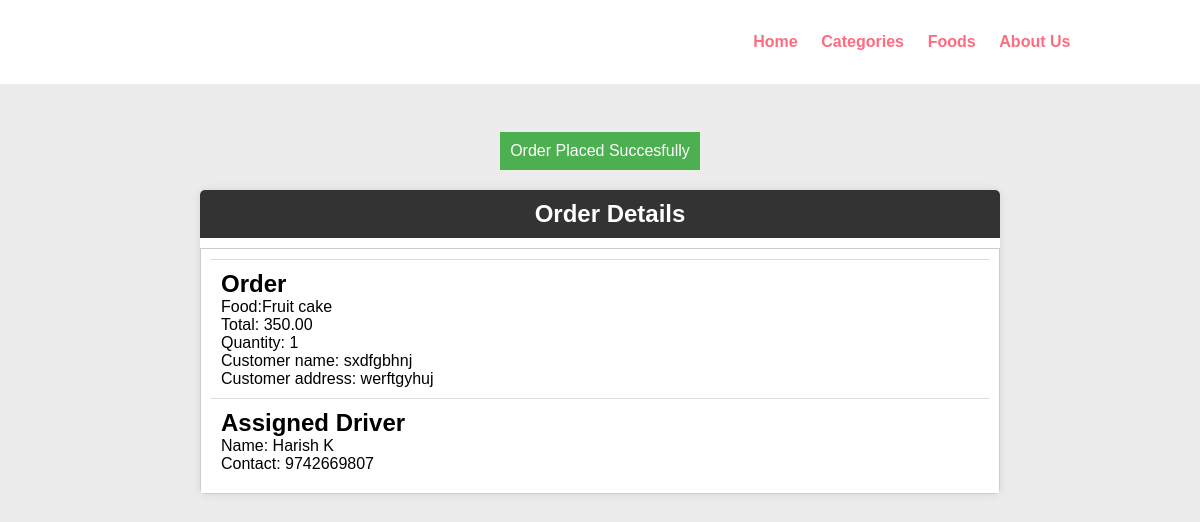
/receipt.php?assignment_id=30, run on the app's committed database.
### tables this page shows
CREATE TABLE `assignment` (
  `assignment_id` int(10) UNSIGNED NOT NULL,
  `order_id` int(10) UNSIGNED NOT NULL,
  `driver_id` int(10) UNSIGNED NOT NULL
);

CREATE TABLE `tbl_order` (
  `order_id` int(10) UNSIGNED NOT NULL,
  `food` varchar(150) NOT NULL,
  `price` decimal(10,2) NOT NULL,
  `qty` int(11) NOT NULL,
  `total` decimal(10,2) NOT NULL,
  `order_date` datetime NOT NULL,
  `status` varchar(50) NOT NULL,
  `customer_name` varchar(150) NOT NULL,
  `customer_contact` varchar(20) NOT NULL,
  `customer_email` varchar(150) NOT NULL,
  `customer_address` varchar(255) NOT NULL
);

CREATE TABLE `delivery_drivers` (
  `driver_id` int(10) UNSIGNED NOT NULL,
  `name` varchar(50) NOT NULL,
  `vechile_no` varchar(50) NOT NULL,
  `phone_no` varchar(50) NOT NULL
);

### receipt.php (the view, shortened to what this page needs)
<?php include('partials-front/menu.php'); ?>
<!DOCTYPE html>
<html lang="en">
<head>
</head>
<body>
    <section class="food-menu">
    <div class="rcontainer">
        <div class="success-message">
            <p>Order Placed Succesfully</p>
        </div>
        <div class="order-details">
            <header>
                <h1>Order Details</h1>
            </header>
            <section class="order-detail">
                <div class="order-card">
                    <?php
                        if(isset($_GET['assignment_id']))
                        {
                            $assignment_id = $_GET['assignment_id'];
                            $sql = "SELECT * FROM assignment WHERE assignment_id=$assignment_id";
                            $res=mysqli_query($conn, $sql);
                            $count = mysqli_num_rows($res);
                            if($count>0)
                            {
                                while($row=mysqli_fetch_assoc($res))
                                {
                                    $order_id = $row['order_id'];
                                    $driver_id = $row['driver_id'];
                                    $order_sql = "SELECT * FROM tbl_order WHERE order_id=$order_id";
                                    $order_res = mysqli_query($conn, $order_sql);
                                    if(mysqli_num_rows($order_res) > 0)
                                    {
                                        $order_row = mysqli_fetch_assoc($order_res);
                                        $food = $order_row['food'];
                                        $total = $order_row['total'];
                                        $qty = $order_row['qty'];
                                        $total = $order_row['total'];
                                        $customer_name = $order_row['customer_name'];
                                        $customer_address = $order_row['customer_address'];
                                    }
                                    $driver_sql = "SELECT * FROM delivery_drivers WHERE driver_id=$driver_id";
                                    $driver_res = mysqli_query($conn, $driver_sql);
                                    if(mysqli_num_rows($driver_res) > 0)
                                    {
                                        $driver_row = mysqli_fetch_assoc($driver_res);
                                        $name = $driver_row['name'];
                                        $phone_no = $driver_row['phone_no'];
                                    }
                                    ?>
                                    <div class="order-info">
                                        <h3>Order</h3>
                                        <p>Food:<?php echo $food; ?></p>
                                        <p>Total: <?php echo $total; ?></p>
                                        <p>Quantity: <?php echo $qty; ?></p>
                                        <p>Customer name: <?php echo $customer_name; ?></p>
                                        <p>Customer address: <?php echo $customer_address; ?></p>
                                    </div>
                                    <div class="driver-info">
                                        <h3>Assigned Driver</h3>
                                        <p>Name: <?php echo $name; ?></p>
                                        <p>Contact: <?php echo $phone_no; ?> </p>
                                    </div>
                                    <?php
                                }
                            }
                        }
                    ?>
                </div>
            </section>
        </div>
    </div>
    </section>
</body>
</html>

### css/style.css (style rules this page uses)
* { margin: 0 0; padding: 0 0; font-family: Arial, Helvetica, sans-serif; }
h3 { font-size: 1.5rem; }
.food-menu { background-color: #ececec; padding: 4% 0; }

### receipt.php (style rules this page uses)
header { background-color: #333; color: #fff; text-align: center; padding: 10px; width: 100%; }
.rcontainer { display: flex; flex-direction: column; justify content:center; align-items:center; min-height:100vh; }
.success-message { background-color: #4CAF50; color: #fff; text-align: center; padding: 10px; margin-bottom: 20px; }
.order-details { width: 100%; max-width: 800px; box-shadow: 0 0 10px rgba(0, 0, 0, 0.1); background-color: #fff; border-radius: 5px; overflow: hidden; }
.order-card { display: flex; flex-direction: column; border: 1px solid #ccc; padding: 10px; margin-top: 10px; }
.order-info, .driver-info { padding: 10px; border-top: 1px solid #ddd; }
h1, h2, h3, p { margin: 0; }

### data on the page
assignment: order.food "Fruit cake", order.total "350.00", order.qty "1", order.customer_name "sxdfgbhnj", order.customer_address "werftgyhuj", driver.name "Harish K", driver.phone_no "9742669807"
